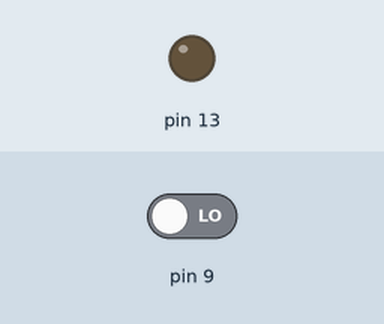
This sketch was run on a simulated Arduino Uno, built with avr-gcc and run on an emulated ATmega328P. Shown: output pins drawn as LEDs (lit = HIGH). The test bench sets the inputs (shaded band); at power-on: pin 9 LOW.

Above: at 1.2 s.
1.3 s: pin 9 driven HIGH
At 2.5 s:
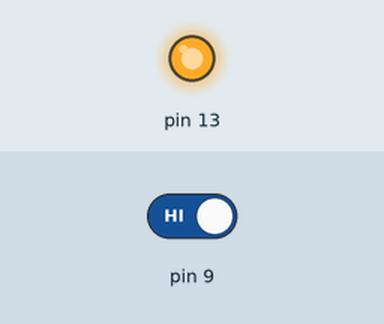
2.8 s: pin 9 driven LOW
At 3.8 s:
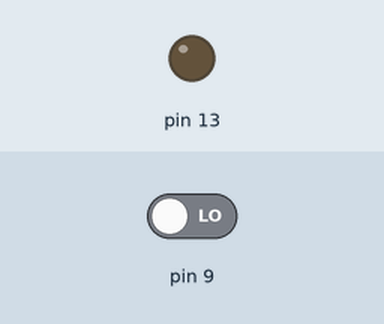
Timing chart, 0 to 5.8 s (numbered marks = the images above; inputs shaded):
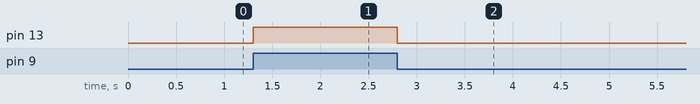

The sketch:

button-led.ino
```cpp
/**
 | --------------------------------------------------------
 | Lista 2
 | --------------------------------------------------------
 | Autores: Raphael Ramos
 |
 | µControlador: Atmega328p
 |
 | Descrição: O LED fica aceso enquanto um botão tiver
 | pressionado. Implementado com comandos em C, manipulando
 | registradores.
 |
 | Consideração: Podemos ler/escrever nos pinos da porta x
 | manipulando o regitrador DDRx da porta x com
 | - PINx, equivalente ao digitalRead, para ler os pinos
 | - PORTx, equivalente ao digitalWrite, para escrver nos pinos
*/

void setup()
{
  // PB1 entrada (0) e PB5 saida (1)
  // 0010 0000 = 0x20
  DDRB = 0x20;
}

void loop()
{
	// Se PB1 tiver alto, o botão foi pressionado
  	if ((PINB >> PB1) & 0x01) {
      	// PB5 liga (bit = 1)
      	PORTB |= (1 << PB5);
    }

	// Se PB1 tiver baixo, o botão não foi pressionado
	else {
      	// PB5 desliga (bit = 0)
      	PORTB &= ~(1 << PB5);
    }
}
```

Measured:
- after the input at 1.3 s, pin 13: LOW → HIGH at once
- after the input at 2.8 s, pin 13: HIGH → LOW at once
